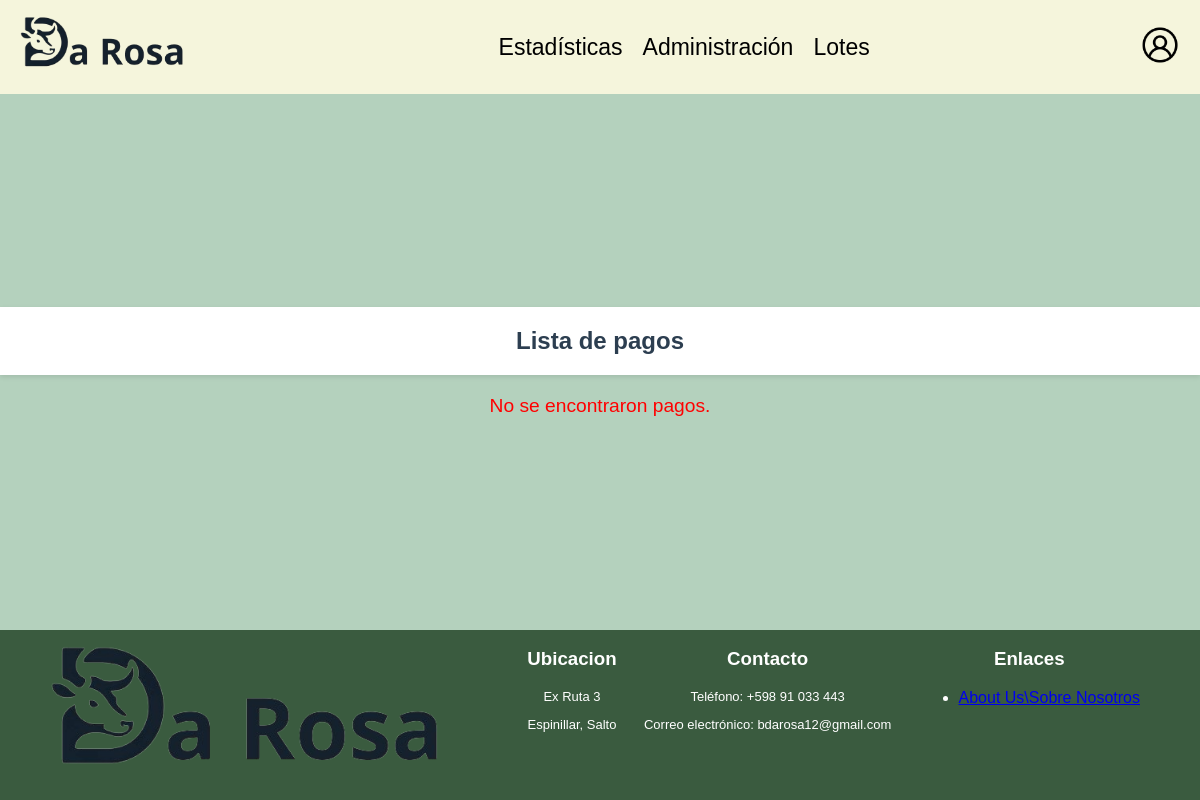
The app's page /paginas/pagos.php (signed in), older data.
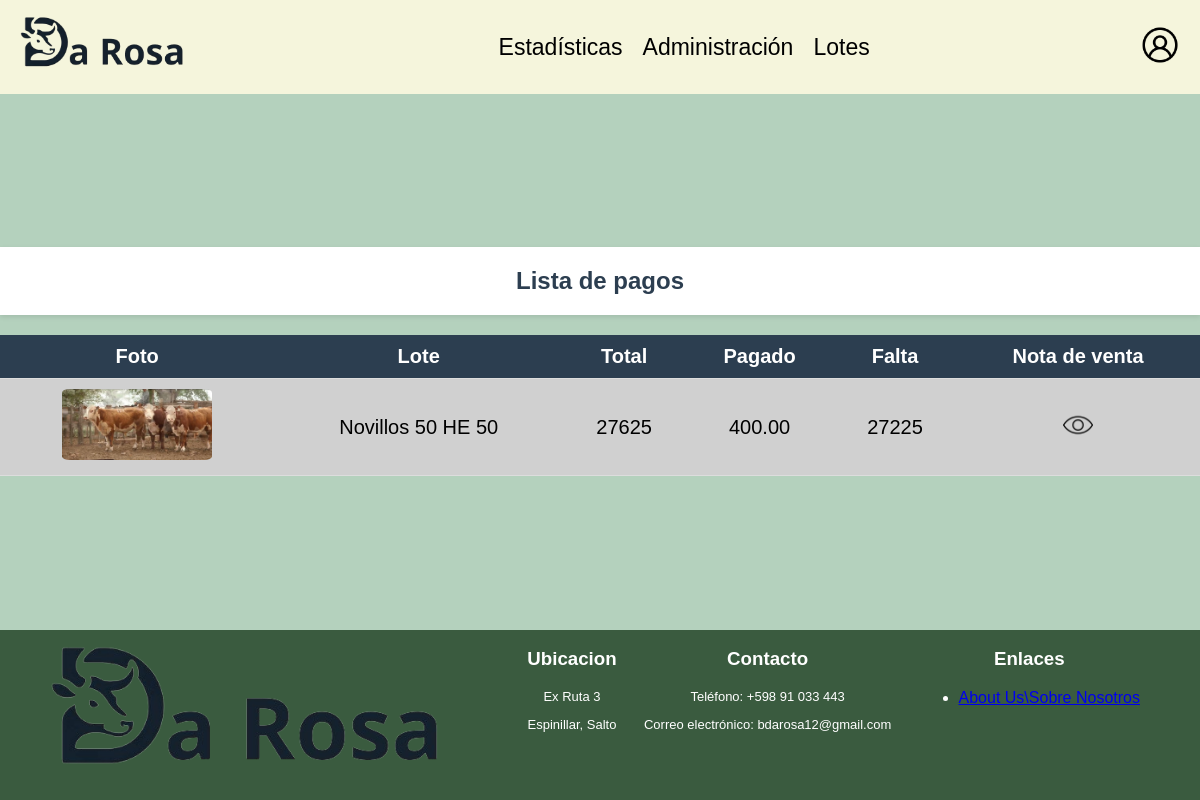
The same page, newer data.
### tables this page shows
CREATE TABLE `oferta` (
  `id_oferta` int(11) NOT NULL,
  `monto` decimal(3,2) DEFAULT NULL,
  `fecha_oferta` datetime DEFAULT NULL,
  `id_lote` int(11) DEFAULT NULL,
  `id_usuario` int(11) DEFAULT NULL
);

CREATE TABLE `lotes` (
  `id_lote` int(11) NOT NULL,
  `categoria` varchar(40) DEFAULT NULL,
  `cantidad` int(11) DEFAULT NULL,
  `peso_promedio` int(11) DEFAULT NULL,
  `peso_maximo` int(11) DEFAULT NULL,
  `peso_minimo` int(11) DEFAULT NULL,
  `cant_pesada` int(11) DEFAULT NULL,
  `clase` varchar(20) DEFAULT NULL,
  `estado` varchar(20) DEFAULT NULL,
  `raza` varchar(60) DEFAULT NULL,
  `edad` int(11) DEFAULT NULL,
  `sanidad` varchar(255) DEFAULT NULL,
  `tratamiento_nutricional` varchar(255) DEFAULT NULL,
  `conoce_miomio` tinyint(1) DEFAULT NULL,
  `zona_garrapata` tinyint(1) DEFAULT NULL,
  `observaciones` text DEFAULT NULL,
  `fecha_inicio` datetime DEFAULT NULL,
  `fecha_fin` datetime DEFAULT NULL,
  `vendido` tinyint(1) NOT NULL DEFAULT 0,
  `id_certificador` int(11) DEFAULT NULL
);

### paginas/pagos.php (the view, shortened to what this page needs)
<?php
include '../includes/conexion.php';
@$rol_usuario = $_SESSION['rol'];
$sql = "
    SELECT
        p.*,
        o.*,
        u.*,
        l.*,
        a.ruta,
        COALESCE(SUM(p.monto_pago), 0) AS total_pagado
    FROM
        oferta o
    JOIN
        lotes l ON o.id_lote = l.id_lote
    JOIN
        usuarios u ON o.id_usuario = u.id_usuario
    JOIN
        archivo a ON a.id_lote = l.id_lote
    LEFT JOIN
        pago p ON p.id_oferta = o.id_oferta
    WHERE
        o.monto = (
            SELECT MAX(monto)
            FROM oferta
            WHERE id_lote = o.id_lote
        )
        AND l.vendido = 1
    GROUP BY
        o.id_oferta;
;";
$result = mysqli_query($conexion, $sql);
?>
<!DOCTYPE html>
<html lang="es">
<head>
    <link rel="stylesheet" href="../css/lotesusr.css">
</head>
<?php
    if ($rol_usuario == 'Administrador'){
        include '../includes/headeradmin.php';
    }else{
        header("Location: ../index.php");
    }
?>
<body>
    <div class="content">
        <h2>Lista de pagos</h2>
        <?php
        if (mysqli_num_rows($result) > 0) {
            echo "<table class='listas'>
                    <thead>
                        <tr>
                            <th>Foto</th>
                            <th class='esconder'>Lote</th>
                            <th class='esconder'>Total</th>
                            <th class='esconder'>Pagado</th>
                            <th>Falta</th>
                            <th>Nota de venta</th>
                        </tr>
                    </thead>
                    <tbody>";
            while ($row = mysqli_fetch_assoc($result)) {
                $total = $row['monto'] * $row['cantidad'] * $row['peso_promedio'];
                $falta = $total - $row['total_pagado'];
                if ($falta > 0) {
                    echo "<tr>";
                    echo "<td><a href='administrar_pagos.php?id=" . $row['id_lote'] . "'><img src='" . $row['ruta'] . "' alt='" . $row['categoria'] . "'></a></td>";
                    echo "<td class='esconder'>" . $row['categoria'] . ' ' . $row['raza'] . ' ' . $row['cantidad'] . "</td>";
                    echo "<td class='esconder'>" . $total . "</td>";
                    echo "<td class='esconder'>" . $row['total_pagado'] . "</td>";
                    echo "<td>" . $falta . "</td>";
                    echo "<td><a href='pdf/pdf.php?id=" . $row['id_lote'] . "'><img src='../imagenes/ojo-abierto.png' alt='nota_de_venta' class='factura'></a></td>";
                    echo "</tr>";
                } else {
                    echo "<tr><td colspan='6'>No tiene clientes con deudas.</td></tr>";
                }
            }
            echo '</tbody></table>';
        } else {
            echo "<div class='no-lotes'>No se encontraron pagos.</div>";
        }
        ?>
    </div>
    <?php include '../includes/footer.php'; ?>
</body>
</html>

Row changes from the older to the newer data that the page shows:
added oferta: id_lote.categoria (picture), id_lote.categoria "Novillos", id_lote.raza "50 HE", id_lote.cantidad "50", monto.peso_promedio "27625", total_pagado "400.00", falta "27225"
Text that changed along with them:
text no longer shown: "No se encontraron pagos."
text now shown: "Foto Lote Total Pagado Falta Nota de venta"
